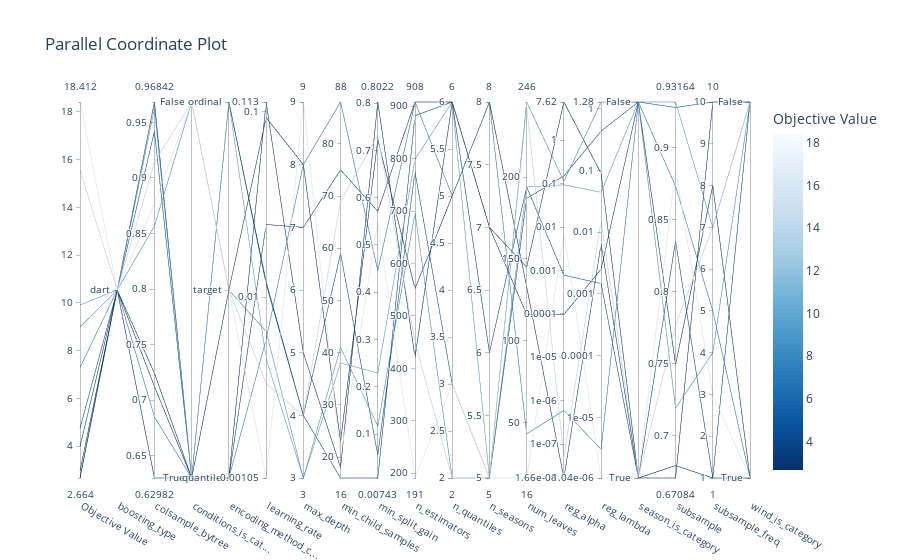

Notebook code cell kept with this figure:
### Code cell
vis.plot_parallel_coordinate(temp_study)

### Figure 1 — Plotly figure (JSON) as saved in the notebook; plotly's stock layout.template omitted (floating-point values rounded to 4 significant figures)
{"data": [{"dimensions": [{"label": "Objective Value", "range": [2.664, 18.41], "values": [2.664, 18.41, 2.678, 2.96, 7.29, 9.909, 3.981, 4.75, 8.985, 15.55]}, {"label": "boosting_type", "range": [0, 0], "ticktext": ["dart"], "tickvals": [0], "values": [0, 0, 0, 0, 0, 0, 0, 0, 0, 0]}, {"label": "colsample_bytree", "range": [0.6298, 0.9684], "values": [0.6298, 0.8768, 0.7123, 0.7241, 0.6849, 0.9626, 0.9684, 0.942, 0.8567, 0.9141]}, {"label": "conditions_is_cat...", "range": [0, 1], "ticktext": ["True", "False"], "tickvals": [0, 1], "values": [0, 1, 0, 0, 0, 0, 0, 0, 1, 1]}, {"label": "encoding_method_c...", "range": [0, 2], "ticktext": ["quantile", "target", "ordinal"], "tickvals": [0, 1, 2], "values": [0, 1, 1, 0, 0, 2, 2, 2, 1, 1]}, {"label": "learning_rate", "range": [-2.977, -0.9471], "ticktext": ["0.00105", "0.01", "0.1", "0.113"], "tickvals": [-2.977, -2, -1, -0.9471], "values": [-0.9471, -2.977, -1.031, -1.608, -2.229, -2.333, -1.916, -1.93, -2.186, -2.467]}, {"label": "max_depth", "range": [3, 9], "values": [5, 9, 8, 7, 8, 3, 4, 4, 3, 4]}, {"label": "min_child_samples", "range": [16, 88], "values": [18, 20, 23, 75, 88, 38, 16, 59, 41, 69]}, {"label": "min_split_gain", "range": [0.007433, 0.8022], "values": [0.8022, 0.5487, 0.7225, 0.5712, 0.4455, 0.2295, 0.007433, 0.05612, 0.1171, 0.7312]}, {"label": "n_estimators", "range": [191, 908], "values": [421, 191, 552, 908, 908, 799, 882, 775, 697, 450]}, {"label": "n_quantiles", "range": [2, 6], "values": [6, 3, 5, 6, 5, 6, 6, 3, 2, 2]}, {"label": "n_seasons", "range": [5, 8], "values": [7, 5, 8, 7, 8, 5, 6, 5, 5, 5]}, {"label": "num_leaves", "range": [16, 246], "values": [145, 16, 133, 116, 43, 194, 194, 187, 246, 243]}, {"label": "reg_alpha", "range": [-7.781, 0.882], "ticktext": ["1.66e-08", "1e-07", "1e-06", "1e-05", "0.0001", "0.001", "0.01", "0.1", "1", "7.62"], "tickvals": [-7.781, -7, -6, -5, -4, -3, -2, -1, 0, 0.882], "values": [0.882, -2.132, -7.781, -4.014, -6.226, -1.026, -3.109, -0.8212, -0.9468, -7.286]}, {"label": "reg_lambda", "range": [-5.982, 0.108], "ticktext": ["1.04e-06", "1e-05", "0.0001", "0.001", "0.01", "0.1", "1", "1.28"], "tickvals": [-5.982, -5, -4, -3, -2, -1, 0, 0.108], "values": [-1.05, -5.982, -2.191, -2.599, -5.516, -1.355, -2.833, -0.3635, 0.108, -1.816]}, {"label": "season_is_category", "range": [0, 1], "ticktext": ["True", "False"], "tickvals": [0, 1], "values": [0, 0, 0, 1, 1, 1, 0, 1, 1, 0]}, {"label": "subsample", "range": [0.6708, 0.9316], "values": [0.6795, 0.8849, 0.6708, 0.7496, 0.8732, 0.9316, 0.8352, 0.9278, 0.7193, 0.777]}, {"label": "subsample_freq", "range": [1, 10], "values": [1, 3, 10, 8, 5, 7, 1, 10, 4, 7]}, {"label": "wind_is_category", "range": [0, 1], "ticktext": ["True", "False"], "tickvals": [0, 1], "values": [0, 0, 1, 0, 0, 1, 1, 1, 1, 1]}], "labelangle": 30, "labelside": "bottom", "line": {"color": [2.664, 18.41, 2.678, 2.96, 7.29, 9.909, 3.981, 4.75, 8.985, 15.55], "colorbar": {"title": {"text": "Objective Value"}}, "colorscale": [[0, "rgb(247,251,255)"], [0.125, "rgb(222,235,247)"], [0.25, "rgb(198,219,239)"], [0.375, "rgb(158,202,225)"], [0.5, "rgb(107,174,214)"], [0.625, "rgb(66,146,198)"], [0.75, "rgb(33,113,181)"], [0.875, "rgb(8,81,156)"], [1, "rgb(8,48,107)"]], "reversescale": true, "showscale": true}, "type": "parcoords"}], "layout": {"title": {"text": "Parallel Coordinate Plot"}}}
